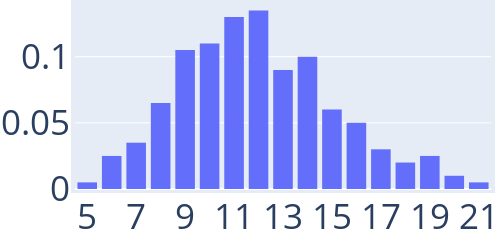

Notebook cell for this chart:
### Code cell
q=0.1
name = "nb_roots_ER"*string(q)

D = load("figures/data/"*name*"_data.jld2")
nb_roots = D["nb_roots"]

cat_nb_roots = string.(sort(Int.(nb_roots)))
trace = PlotlyJS.histogram(x=cat_nb_roots, histnorm="probability density")
layout = Layout(
    autosize=false,
    width=500,
    height=200,
    margin=attr(l=1, r=1, b=1, t=1, pad=4),
    font_size=35,
    xaxis_type="category",
)
p = PlotlyJS.plot(trace,layout)
# PlotlyJS.savefig(p,"figures/"*name*".pdf")

### Figure 1 — Plotly figure (JSON) as saved in the notebook; plotly's stock layout.template omitted (floating-point values rounded to 4 significant figures; data arrays with more than 128 entries replaced by an {"elided": "..."} marker saying what was removed)
{"data": [{"histnorm": "probability density", "type": "histogram", "x": {"elided": "200 str values"}}], "layout": {"autosize": false, "font": {"size": 35}, "height": 200, "margin": {"b": 1, "l": 1, "pad": 4, "r": 1, "t": 1}, "width": 500, "xaxis": {"type": "category"}}}
